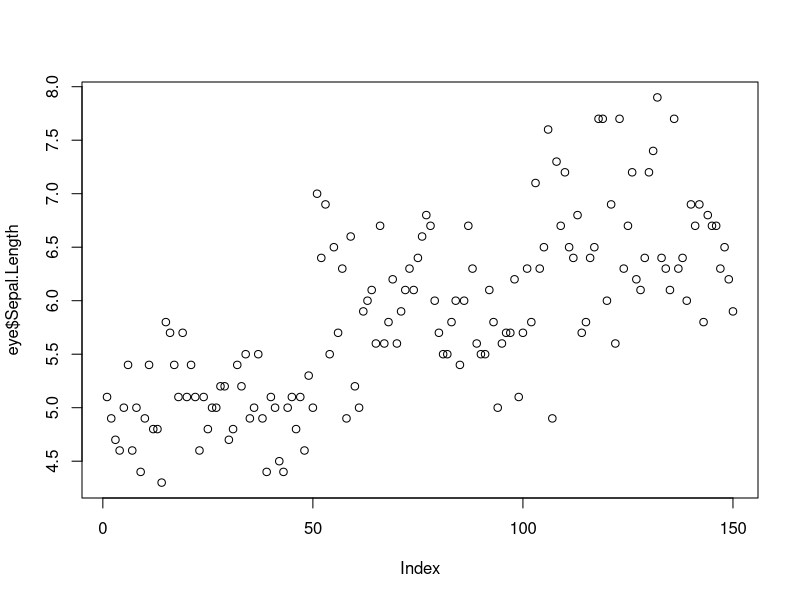
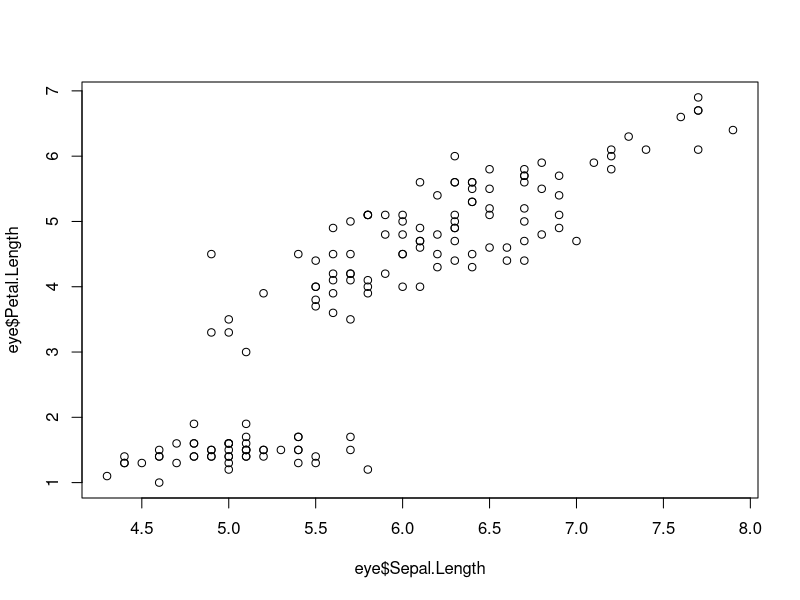
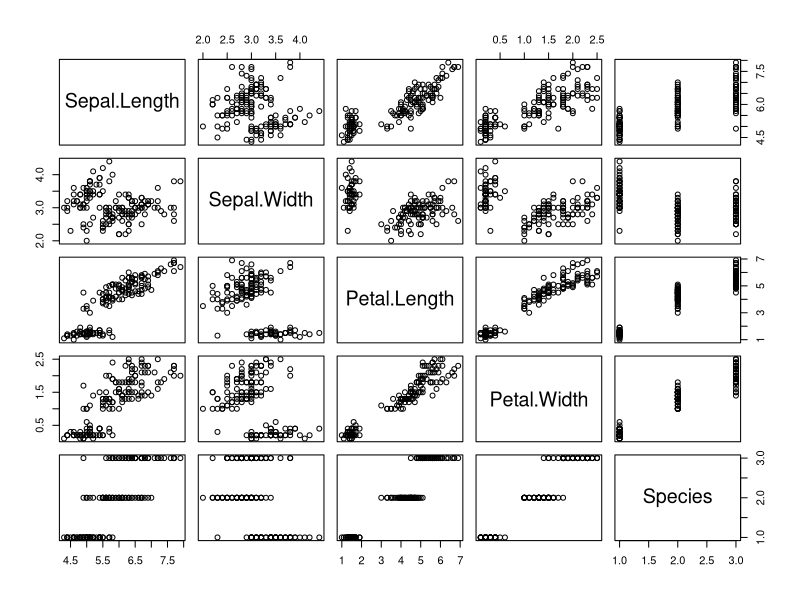
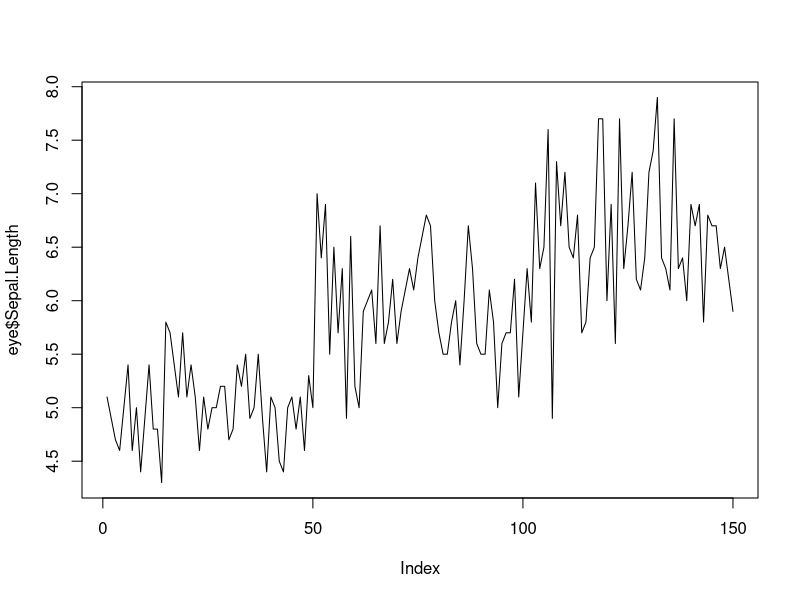
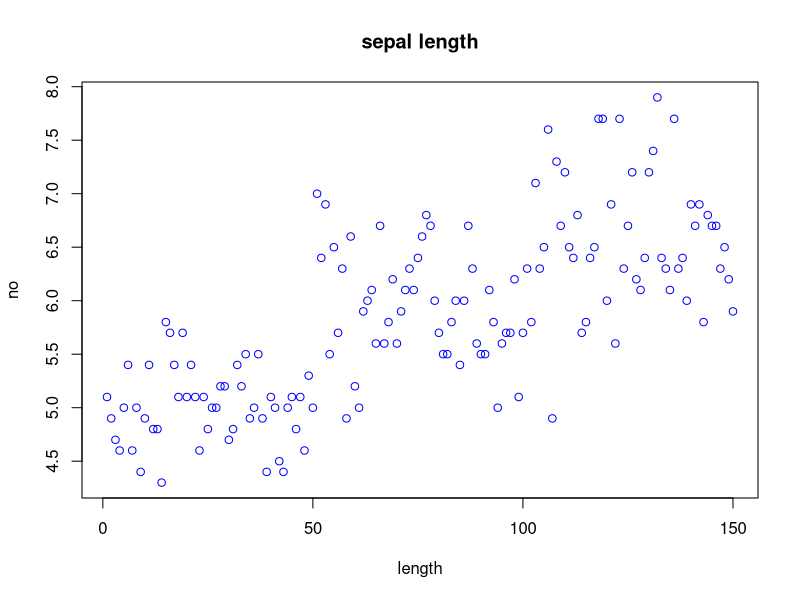
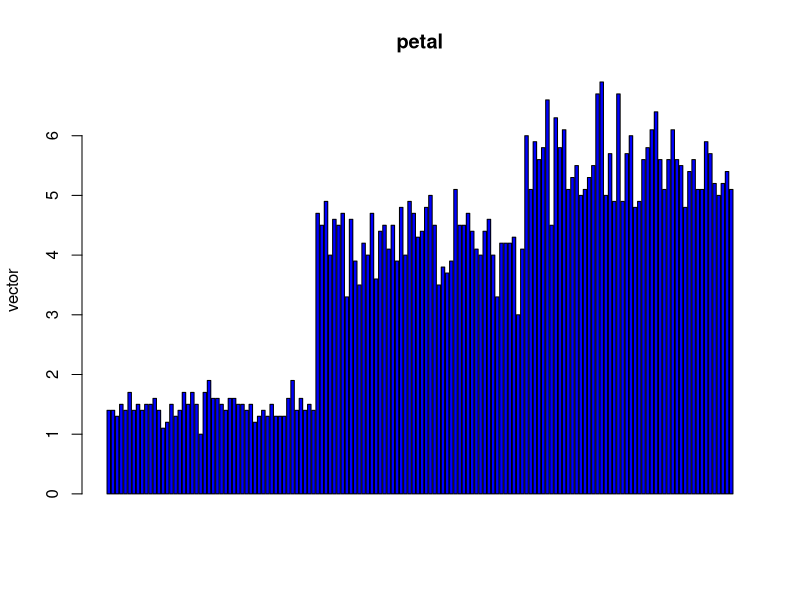
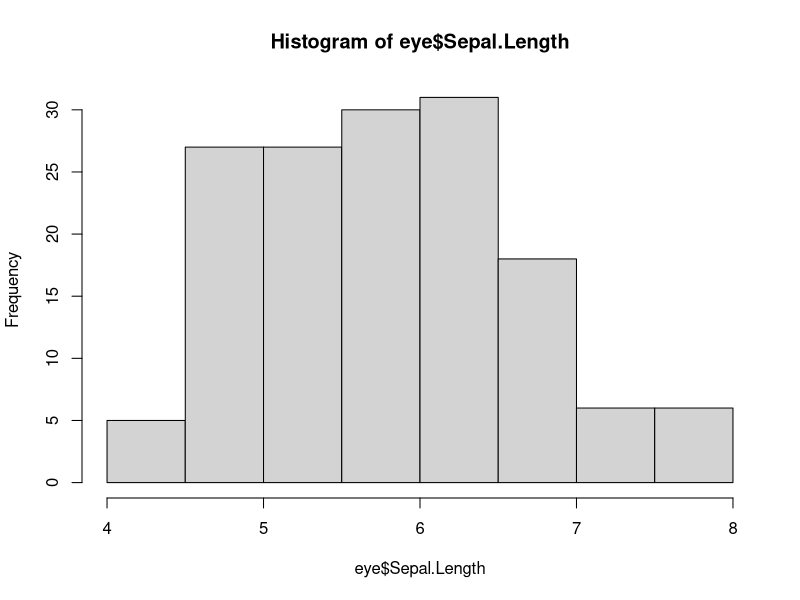
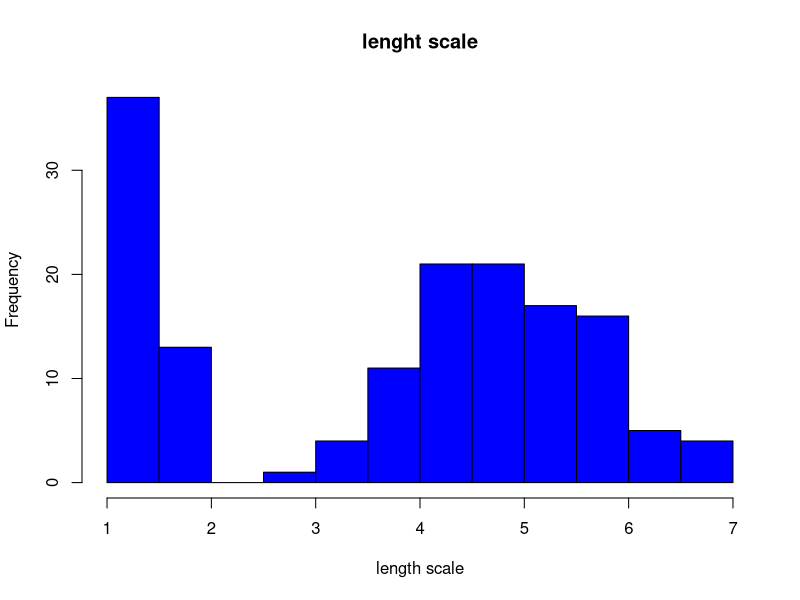

Recreate these plots in R, in order. (Note: this script raises an error after producing the figures.)
#download the dataset
eye <- datasets::iris

head(eye,10)
tail(eye,10)

#columns
eye[,c(1,2)]

df1<-eye[,-5]

summary(eye[,1])

eye$Sepal.Length

summary(eye$Sepal.Length)
#summary of the data#


summary(eye)

#####


plot(eye$Sepal.Length)
plot(eye$Sepal.Length,eye$Petal.Length,type='p')
plot(eye)
#plot and lines
plot(eye$Sepal.Length, type ='l') #p:points, l:lines, b:both
plot(eye$Sepal.Length, xlab= 'length',
     ylab= 'no', main= 'sepal length',
     col= 'blue')
# horizontal bar plot
barplot(eye$Petal.Length,main='petal',
        ylab='vector',col='blue',hori=F,axes=T)

#histogram

hist(eye$Sepal.Length)
hist(eye$Petal.Length,
     main='lenght scale',
     xlab='length scale',col='blue')
#boxplot

boxplot(eye$Petal.Length,main="boxplot")

boxplot.stats(eye$Petal.Length)$out

#multiple box plots

boxplot(eye[,1:4],main='multiple')

#margin of grid(mar),
#no of rows and columns(mfrow),
#whether a border is to be included(bty)
#and position of the
#lables(las: 1 for horizontal, las:0 for vertical)
#byt- box around the plot
par(mfrow=c(3,3),mar=c(2,5,2,1),las="0",bty="o")

plot(eye$Sepal.Length)
plot(eye$Sepal.Length,eye$Petal.Length)
plot(eye$Sepal.Length,type="l")
plot(eye$Sepal.Length,type="l")
plot(eye$Sepal.Length,type="l")
barplot(eye$Sepal.Length, main='lenght scale',
        xlab='lenght scale',col="green",hori=T)
hist(eye$Sepal.Length)
boxplot(eye$Sepal.Length)
boxplot(eye[,4:1], main='multiple box plot')
sd(eye$Petal.Length,na.rm=T)
skewness(eye$Petal.Length)
var(eye$Petal.Length)
kurtosis(eye$Petal.Length)
mean(eye$Petal.Length)
median(eye$Petal.Length)
mode(eye$Petal.Length)
